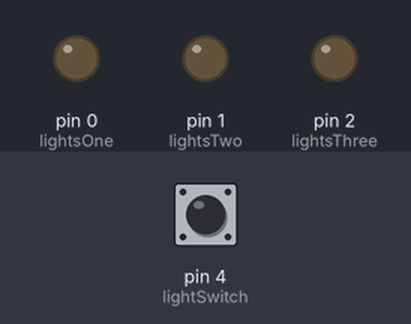
Simulated run of this sketch. Board: Arduino Uno, built with avr-gcc and run on an emulated ATmega328P. On the bench: output pins drawn as LEDs (lit = HIGH). Inputs (shaded band) come from the test bench; at power-on: pin 4 (lightSwitch) LOW. Pins used as bus, display or sensor lines are not drawn.

Above: at 0.1 s.
At 2.1 s:
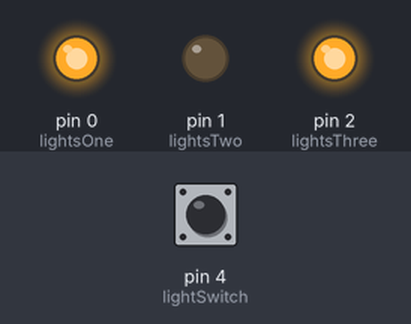
At 10.1 s:
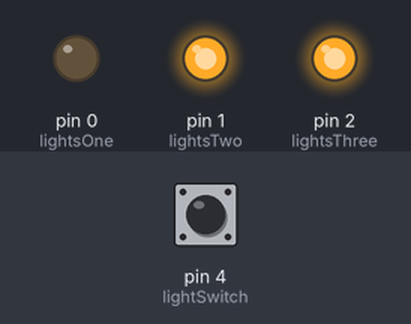
At 18.1 s:
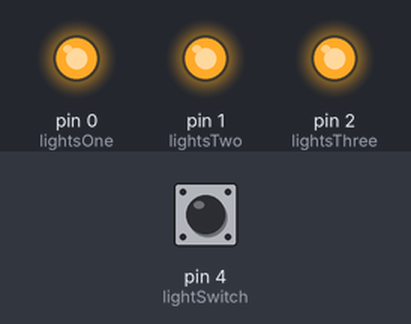
At 30.1 s:
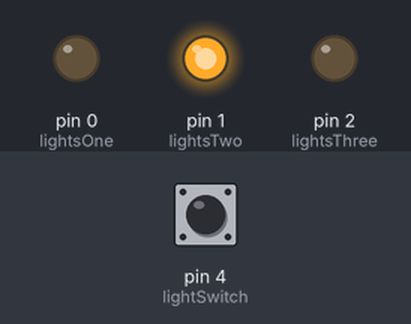
At 38.1 s:
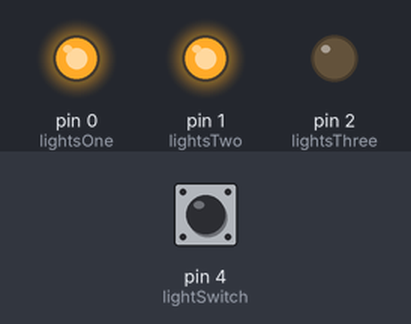
Timing chart, 0 to 39.6 s (numbered marks = the images above):
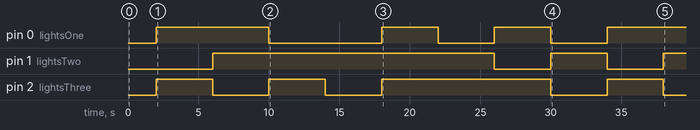

Measured:
- by itself, pin 0 (lightsOne): goes HIGH 8.0 s, LOW 8.0 s, HIGH 4.0 s, LOW 4.0 s, HIGH 4.0 s, LOW 4.0 s, then HIGH
- by itself, pin 1 (lightsTwo): goes HIGH 20.0 s, LOW 4.0 s, HIGH 4.0 s, LOW 4.0 s, then HIGH
- by itself, pin 2 (lightsThree): LOW → HIGH at 2.0 s, → LOW 4.0 s later, → HIGH 4.0 s later, → LOW 4.0 s later, … (8 changes in this stretch)

The sketch:

chandelier_noninteractive.ino
```cpp
// Chandelier workshop program (Non-interactive version)
// Created by Nathen Street 24 March 2012
// Program choice determined by switch on circuit board
// Option 1: Chase
// Option 2: Always on

int lightsOne = 0;                      // light group 1
int lightsTwo = 1;                      // light group 2
int lightsThree = 2;                    // light group 3

int chaseOne[] =   {1, 1, 0, 0, 1, 0, 1, 0};
int chaseTwo[] =   {0, 1, 1, 1, 1, 1, 0, 1};
int chaseThree[] = {1, 0, 1, 0, 1, 1, 1, 0};

int chaseDelay = 4000;

int lightSwitch = 4;                    // Header
int switchPower = 3;                    // Header
int state = 0;                          // Light on or off state

String program;

void setup() {
  pinMode(lightsOne, OUTPUT);
  pinMode(lightsTwo, OUTPUT);
  pinMode(lightsThree, OUTPUT);

  pinMode(lightSwitch, INPUT);
  pinMode(switchPower, OUTPUT);

  // determine what program - this means for program changes
  // the power has to be turned on/off
  digitalWrite(switchPower, HIGH);
  delay(2000);
  state = digitalRead(lightSwitch);

  if (state == HIGH) {
    program = "alwaysOn";
  } else {
    program = "blink";
  }
}


void loop() {
  if (program == "alwaysOn") {
    digitalWrite(lightsOne, HIGH);
    digitalWrite(lightsTwo, HIGH);
    digitalWrite(lightsThree, HIGH);
  }

  if (program == "blink") {
    for (int i=0; i<8; i++) {
      digitalWrite(lightsOne, chaseOne[i]);
      digitalWrite(lightsTwo, chaseTwo[i]);
      digitalWrite(lightsThree, chaseThree[i]);
      delay(chaseDelay);
    }
  }

}
```
